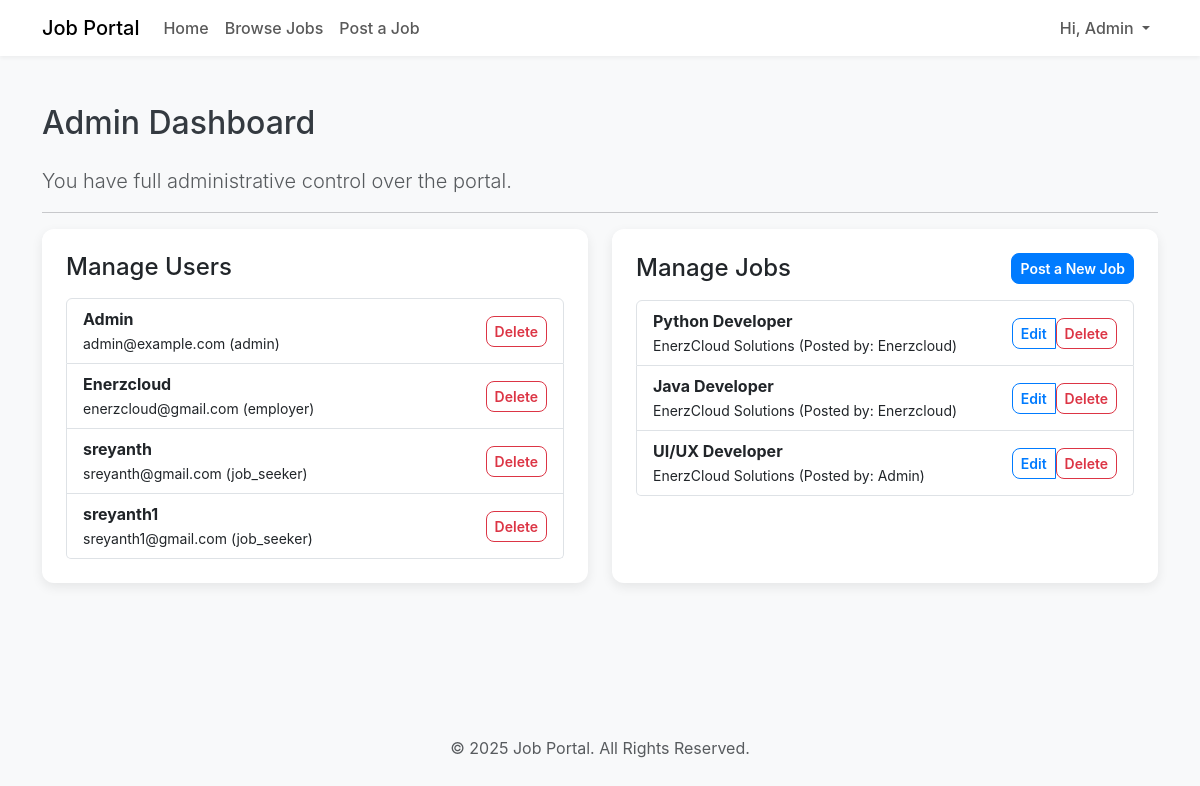
The page /admin (signed in) on the database its author committed.
### app.py (models this page shows, shortened)
class User(UserMixin, db.Model):
    id = db.Column(db.Integer, primary_key=True)
    username = db.Column(db.String(80), unique=True, nullable=False)
    email = db.Column(db.String(120), unique=True, nullable=False)
    password_hash = db.Column(db.String(128), nullable=False)
    role = db.Column(db.String(20), default="job_seeker")
    jobs_posted = db.relationship("Job", backref="employer", lazy="dynamic")
    applications = db.relationship("Application", backref="job_seeker", lazy="dynamic")

class Job(db.Model):
    id = db.Column(db.Integer, primary_key=True)
    title = db.Column(db.String(100), nullable=False)
    description = db.Column(db.Text, nullable=False)
    salary = db.Column(db.String(50))
    location = db.Column(db.String(100), nullable=False)
    company = db.Column(db.String(100), nullable=False)
    timestamp = db.Column(db.DateTime, index=True, default=datetime.utcnow)
    employer_id = db.Column(db.Integer, db.ForeignKey("user.id"))
    applications = db.relationship("Application", backref="job", lazy="dynamic")

### app.py (the view)
@app.route("/admin")
@login_required
def admin_dashboard():
    if current_user.role != "admin":
        flash("Access denied. You are not an admin.", "danger")
        return redirect(url_for("index"))
    users = User.query.all()
    jobs = Job.query.all()
    posted_jobs = Job.query.filter_by(employer_id=current_user.id).all()
    return render_template("admin_dashboard.html", users=users, jobs=jobs, posted_jobs=posted_jobs)

### app.py (called while the page is built)
@login_manager.user_loader
def load_user(user_id):
    return User.query.get(int(user_id))

### templates/admin_dashboard.html (shortened to what this page needs)
{% extends "base.html" %}
{% block content %}
<h2 class="mb-4">Admin Dashboard</h2>
<p class="lead text-muted">You have full administrative control over the portal.</p>
<hr>
<div class="row">
    <div class="col-md-6">
        <div class="card p-4 h-100">
            <h4 class="card-title mb-3">Manage Users</h4>
            {% if users %}
                <ul class="list-group">
                    {% for user in users %}
                        <li class="list-group-item d-flex justify-content-between align-items-center">
                            <div>
                                <strong>{{ user.username }}</strong>
                                <br>
                                <small>{{ user.email }} ({{ user.role }})</small>
                            </div>
                            <form action="{{ url_for('delete_user', user_id=user.id) }}" method="post" onsubmit="return confirm('Are you sure you want to delete this user?');" class="d-inline">
                                <button type="submit" class="btn btn-sm btn-outline-danger">Delete</button>
                            </form>
                        </li>
                    {% endfor %}
                </ul>
            {% else %}
                <div class="alert alert-info text-center" role="alert">
                    No users found.
                </div>
            {% endif %}
        </div>
    </div>
    <div class="col-md-6">
        <div class="card p-4 h-100">
            <div class="d-flex justify-content-between align-items-center mb-3">
                <h4 class="card-title mb-0">Manage Jobs</h4>
                <a href="{{ url_for('job_form') }}" class="btn btn-primary btn-sm">Post a New Job</a>
            </div>
            {% if jobs %}
                <ul class="list-group">
                    {% for job in jobs %}
                        <li class="list-group-item d-flex justify-content-between align-items-center">
                            <div>
                                <strong>{{ job.title }}</strong>
                                <br>
                                <small>{{ job.company }} (Posted by: {{ job.employer.username }})</small>
                            </div>
                            <div class="btn-group" role="group">
                                <a href="{{ url_for('edit_job', job_id=job.id) }}" class="btn btn-sm btn-outline-primary">Edit</a>
                                <form action="{{ url_for('delete_job', job_id=job.id) }}" method="post" onsubmit="return confirm('Are you sure you want to delete this job?');" class="d-inline">
                                    <button type="submit" class="btn btn-sm btn-outline-danger">Delete</button>
                                </form>
                            </div>
                        </li>
                    {% endfor %}
                </ul>
            {% else %}
                <div class="alert alert-info text-center" role="alert">
                    No jobs found.
                </div>
            {% endif %}
        </div>
    </div>
</div>
{% endblock %}

### templates/base.html (shortened to what this page needs)
<!DOCTYPE html>
<html lang="en">
<head>
    <link href="https://cdn.jsdelivr.net/npm/bootstrap@5.3.3/dist/css/bootstrap.min.css" rel="stylesheet">
    <link rel="stylesheet" href="https://cdn.jsdelivr.net/npm/bootstrap-icons@1.11.3/font/bootstrap-icons.min.css">
    <link rel="stylesheet" href="{{ url_for('static', filename='style.css') }}">
</head>
<body class="d-flex flex-column min-vh-100">
    <nav class="navbar navbar-expand-lg">
        <div class="container">
            <a class="navbar-brand" href="{{ url_for('index') }}">Job Portal</a>
            <div class="collapse navbar-collapse" id="navbarNav">
                <ul class="navbar-nav me-auto mb-2 mb-lg-0">
                    <li class="nav-item">
                        <a class="nav-link {% if request.endpoint == 'index' %}active{% endif %}" aria-current="page" href="{{ url_for('index') }}">Home</a>
                    </li>
                    <li class="nav-item">
                        <a class="nav-link {% if request.endpoint == 'jobs' %}active{% endif %}" href="{{ url_for('jobs') }}">Browse Jobs</a>
                    </li>
                    {% if current_user.is_authenticated and (current_user.role == 'employer' or current_user.role == 'admin') %}
                        <li class="nav-item">
                            <a class="nav-link {% if request.endpoint == 'job_form' %}active{% endif %}" href="{{ url_for('job_form') }}">Post a Job</a>
                        </li>
                    {% endif %}
                </ul>
                <ul class="navbar-nav ms-auto">
                    {% if current_user.is_authenticated %}
                        <li class="nav-item dropdown">
                            <a class="nav-link dropdown-toggle" href="#" id="navbarDropdown" role="button" data-bs-toggle="dropdown" aria-expanded="false">
                                Hi, {{ current_user.username }}
                            </a>
                        </li>
                    {% endif %}
                </ul>
            </div>
        </div>
    </nav>
    <main class="container my-5 flex-grow-1">
        {% block content %}{% endblock %}
    </main>
    <footer class="py-4 mt-auto">
        <div class="container text-center text-muted">
            <p>&copy; {{ now.year if now else '2024' }} Job Portal. All Rights Reserved.</p>
        </div>
    </footer>
</body>
</html>

### static/style.css (style rules this page uses)
body { background-color: #f8f9fa; font-family: -apple-system, BlinkMacSystemFont, "Segoe UI", Roboto, "Helvetica Neue", Arial, sans-serif; color: #343a40; }
main.container { opacity: 0; transform: translateY(20px); animation: fadeInSlideUp 0.8s ease-out forwards; }
.navbar { box-shadow: 0 2px 4px rgba(0, 0, 0, 0.05); background-color: #fff; transition: background-color 0.3s ease; }
.navbar-brand, .nav-link { font-weight: 500; }
.nav-link { transition: color 0.3s ease; }
.card { border: none; border-radius: 12px; box-shadow: 0 4px 12px rgba(0, 0, 0, 0.08); transition: transform 0.3s ease, box-shadow 0.3s ease; }
.btn { border-radius: 8px; font-weight: 600; transition: transform 0.2s ease, box-shadow 0.2s ease, background-color 0.2s ease, color 0.2s ease; }
.btn-primary { background-color: #007bff; border-color: #007bff; }
.btn-outline-primary { color: #007bff; border-color: #007bff; }

### rows shown on the page
User: username "Admin", email "admin@example.com", role "admin"
User: username "Enerzcloud", email "enerzcloud@gmail.com", role "employer"
User: username "sreyanth", email "sreyanth@gmail.com", role "job_seeker"
User: username "sreyanth1", email "sreyanth1@gmail.com", role "job_seeker"
Job: title "Python Developer", company "EnerzCloud Solutions", employer.username "Enerzcloud"
Job: title "Java Developer", company "EnerzCloud Solutions", employer.username "Enerzcloud"
Job: title "UI/UX Developer", company "EnerzCloud Solutions", employer.username "Admin"
